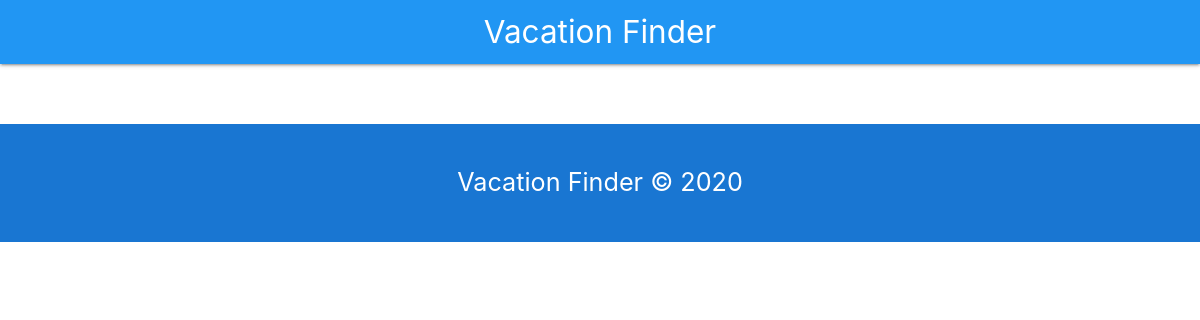
/places/, run on an earlier commit of the app's database.
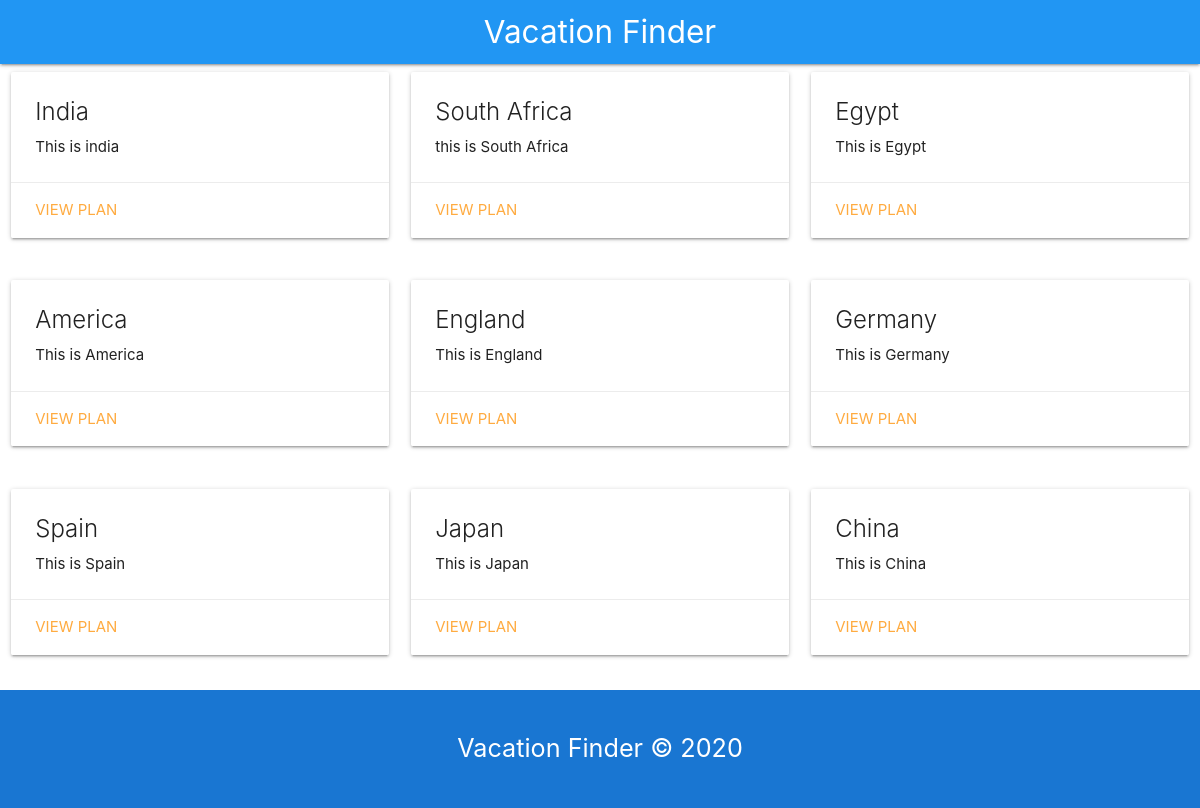
And on a later commit of the database.
### Places/models.py (models this page shows, shortened)
class Places(models.Model):
    Name = models.CharField(max_length=20)
    Summery = models.TextField()
    class Meta:
        verbose_name_plural= "Places"

### Places/views.py (the view)
# urls.py: path('places/',places),
def places(request):
    first = Places.objects.exclude(id=4).exclude(id=5).exclude(id=6).exclude(id=7).exclude(id=8).exclude(id=9)
    second =Places.objects.exclude(id=1).exclude(id=2).exclude(id=3).exclude(id=7).exclude(id=8).exclude(id=9)
    third = Places.objects.exclude(id=1).exclude(id=2).exclude(id=3).exclude(id=4).exclude(id=5).exclude(id=6)
    content={'places01': first,'places02': second,'places03': third}
    return render(request,"Places/popular_places.html",content)

### Places/templates/Places/popular_places.html (shortened to what this page needs)
<!DOCTYPE html>
<html lang="en">
<head>
    <link rel="stylesheet" href="https://cdnjs.cloudflare.com/ajax/libs/materialize/1.0.0/css/materialize.min.css">
    <link rel="stylesheet" href="https://use.fontawesome.com/releases/v5.0.13/css/all.css"
>
</head>
<body>
    <header>
        <div class="navbar-fixed">
            <nav class="blue">
                <div class="container">
                    <div class="nav-wrapper" >
                        <a href="/" class="brand-logo center">Vacation Finder</a>
                    </div>
                 </div>
            </nav>
        </div>
    </header>
    <main>
        <div class="row">
        {% for events in places01 %}
            <div class="col m12 l4">
                <div class="card">
                    <div class="card-content">
                        <span class="card-title">{{events.Name}}</span>
                        <p>{{events.Summery}}</p>
                    </div>
                    <div class="card-action">
                      <a href="#No" class="modal-trigger">View Plan</a>
                    </div>
                </div>
            </div>
        {% endfor %}
        </div>
        <div class="row">
        {% for events in places02 %}
            <div class="col m12 l4">
                <div class="card">
                    <div class="card-content">
                        <span class="card-title">{{events.Name}}</span>
                        <p>{{events.Summery}}</p>
                    </div>
                    <div class="card-action">
                      <a href="#No" class="modal-trigger">View Plan</a>
                    </div>
                </div>
            </div>
        {% endfor %}
        </div>
        <div class="row">
        {% for events in places03 %}
            <div class="col m12 l4">
                <div class="card">
                    <div class="card-content">
                        <span class="card-title">{{events.Name}}</span>
                        <p>{{events.Summery}}</p>
                    </div>
                    <div class="card-action">
                      <a href="#No" class="modal-trigger">View Plan</a>
                    </div>
                </div>
            </div>
        {% endfor %}
        </div>
    </main>
    <footer class=" page-footer section blue darken-2 white-text center">
        <p class="flow-text">Vacation Finder &copy; 2020 </p>
    </footer>
</body>
</html>

What changed in the data, as far as the page shows it:
added Places: Name "India", Summery "This is india"
added Places: Name "South Africa", Summery "this is South Africa"
added Places: Name "Egypt", Summery "This is Egypt"
added Places: Name "America", Summery "This is America"
added Places: Name "England", Summery "This is England"
added Places: Name "Germany", Summery "This is Germany"
added Places: Name "Spain", Summery "This is Spain"
added Places: Name "Japan", Summery "This is Japan"
added Places: Name "China", Summery "This is China"
